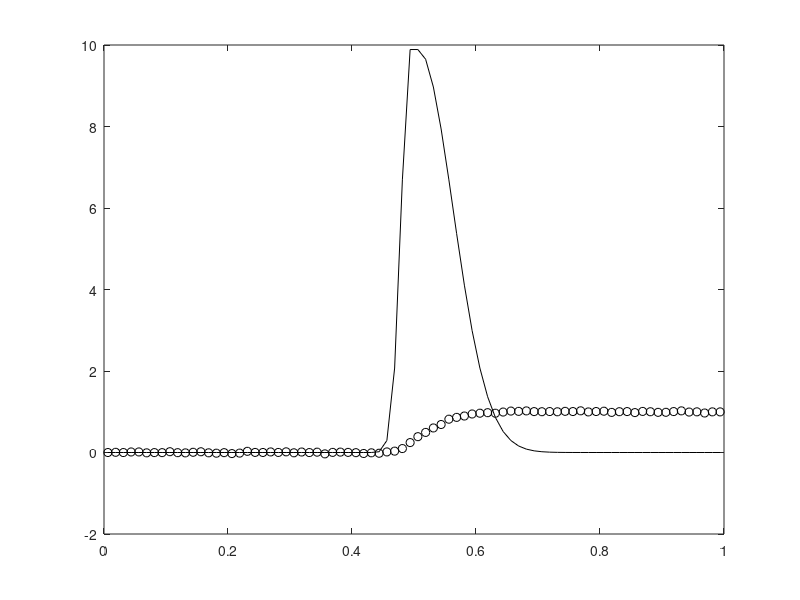

Here is the MATLAB script that generated this plot: (Note: this script raises an error after producing the figure.)
clear all, close all
n       = 80; %%%input(' No. of grid points = ');
h       = 1/n;
t       = [h/2:h:1-h/2]';
% Create the left-half of the PSF
sig1    = .02; %%%input(' Kernel width sigma = ');
kernel1 = exp(-(t(1:40)-h/2).^2/sig1^2);
% Create the right-half of the PSF
sig2    = .08;
kernel2 = exp(-(t(1:40)-h/2).^2/sig2^2);
% Create the normalized PSF
PSF     = [flipud(kernel1);kernel2];
PSF     = PSF/sum(PSF)/h;
% Numerical discretization of intergral operator
A = tril(ones(n,n))*h;

% Set up true solution x_true and data b = A*x_true + error.
x_true = PSF;
Ax = A*x_true;
err_lev = 2; %%%input(' Percent error in data = ');
sigma = err_lev/100 * norm(Ax) / sqrt(n);
%randn('state',1)
eta =  sigma * randn(n,1);
b = Ax + eta;
figure(1), 
  plot(t,x_true,'k',t,b,'ko')
  %legend('true image','blurred, noisy data','Location','NorthWest')

% second derivative precision matrix for prior
  D = spdiags([-ones(n,1) ones(n,1)],[0 1],n-1,n);
%  niters = input(' Enter # of iterations of GMRF edge-preserving reconstruction algorithm. ');
  niters = 100;
  last_dp = 1e5;
  for i=1:niters
      if i==1, G = speye(n-1);
      else G = diag(1./sqrt((D*xalpha).^2+.001));
      end
      L = D'*G*D;
      % Compute GCV choice of alpha
      alpha = fminbnd(@(alpha) GCV_fn(alpha,A,L,b),0,1);
      xalpha = (A'*A+alpha*L)\(A'*b);
      dp_ratio = norm(A*xalpha-b)^2/(n*sigma^2);
      figure(2)
        plot(t,x_true,'b',t,xalpha,'k','LineWidth',1)
        legend('true image','blurred, noisy data')
        %pause(0.1), 
	title(sprintf('iteration = %d\n',i))
	drawnow
      fprintf('iteration = %d, dp_ratio =%.3f\n',i,dp_ratio)
      %if dp_ratio < 1, break; end;
      if abs(last_dp-dp_ratio)/dp_ratio < 1e-5, break; end;
      last_dp = dp_ratio;
end
